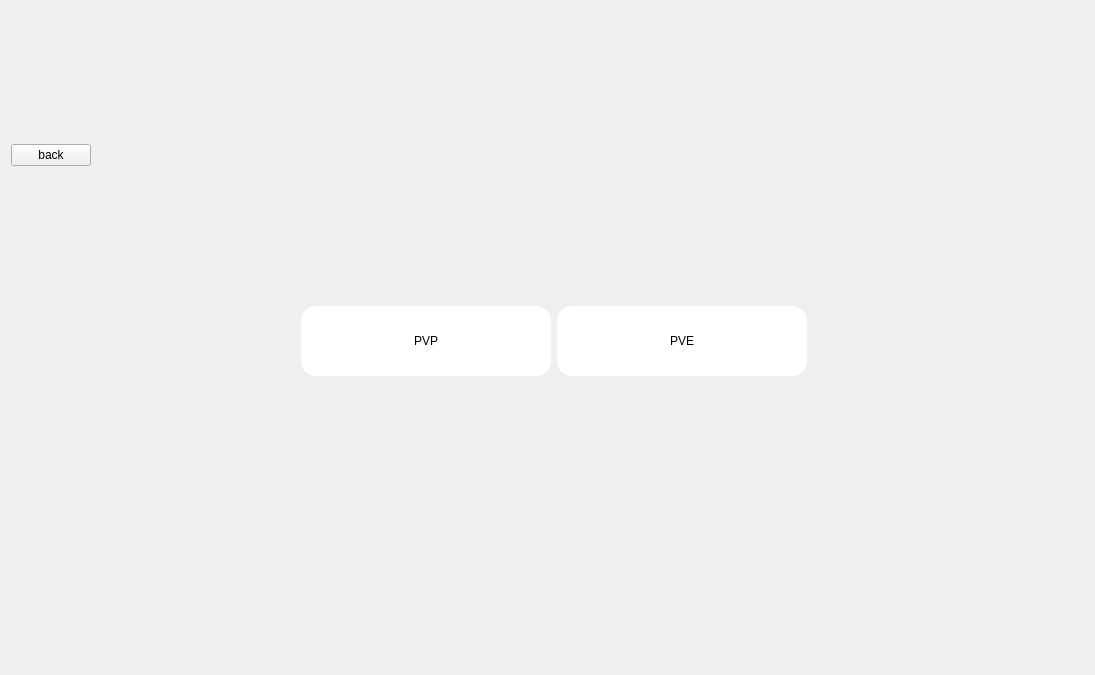
       <widget class="QWidget" name="page_3">
        <layout class="QGridLayout" name="gridLayout_10">
         <item row="0" column="0">
          <widget class="QPushButton" name="back_3">
           <property name="text">
            <string>back</string>
           </property>
          </widget>
         </item>
         <item row="0" column="1" colspan="2">
          <spacer name="horizontalSpacer_9">
           <property name="orientation">
            <enum>Qt::Orientation::Horizontal</enum>
           </property>
           <property name="sizeHint" stdset="0">
            <size>
             <width>402</width>
             <height>20</height>
            </size>
           </property>
          </spacer>
         </item>
         <item row="0" column="3">
          <spacer name="verticalSpacer_8">
           <property name="orientation">
            <enum>Qt::Orientation::Vertical</enum>
           </property>
           <property name="sizeHint" stdset="0">
            <size>
             <width>20</width>
             <height>289</height>
            </size>
           </property>
          </spacer>
         </item>
         <item row="1" column="0" colspan="2">
          <spacer name="horizontalSpacer_8">
           <property name="orientation">
            <enum>Qt::Orientation::Horizontal</enum>
           </property>
           <property name="sizeHint" stdset="0">
            <size>
             <width>188</width>
             <height>20</height>
            </size>
           </property>
          </spacer>
         </item>
         <item row="1" column="2" colspan="2">
          <layout class="QGridLayout" name="gridLayout_9">
           <item row="0" column="0">
            <widget class="QPushButton" name="PVP">
             <property name="minimumSize">
              <size>
               <width>250</width>
               <height>70</height>
              </size>
             </property>
             <property name="styleSheet">
              <string notr="true">QPushButton{
border-radius:15px;
background-color:white;

}</string>
             </property>
             <property name="text">
              <string>PVP</string>
             </property>
            </widget>
           </item>
           <item row="0" column="1">
            <widget class="QPushButton" name="PVE">
             <property name="minimumSize">
              <size>
               <width>250</width>
               <height>70</height>
              </size>
             </property>
             <property name="styleSheet">
              <string notr="true">QPushButton{
border-radius:15px;
background-color:white;

}</string>
             </property>
             <property name="text">
              <string>PVE</string>
             </property>
            </widget>
           </item>
          </layout>
         </item>
         <item row="1" column="4">
          <spacer name="horizontalSpacer_10">
           <property name="orientation">
            <enum>Qt::Orientation::Horizontal</enum>
           </property>
           <property name="sizeHint" stdset="0">
            <size>
             <width>277</width>
             <height>20</height>
            </size>
           </property>
          </spacer>
         </item>
         <item row="2" column="3">
          <spacer name="verticalSpacer_9">
           <property name="orientation">
            <enum>Qt::Orientation::Vertical</enum>
           </property>
           <property name="sizeHint" stdset="0">
            <size>
             <width>20</width>
             <height>288</height>
            </size>
           </property>
          </spacer>
         </item>
        </layout>
       </widget>
